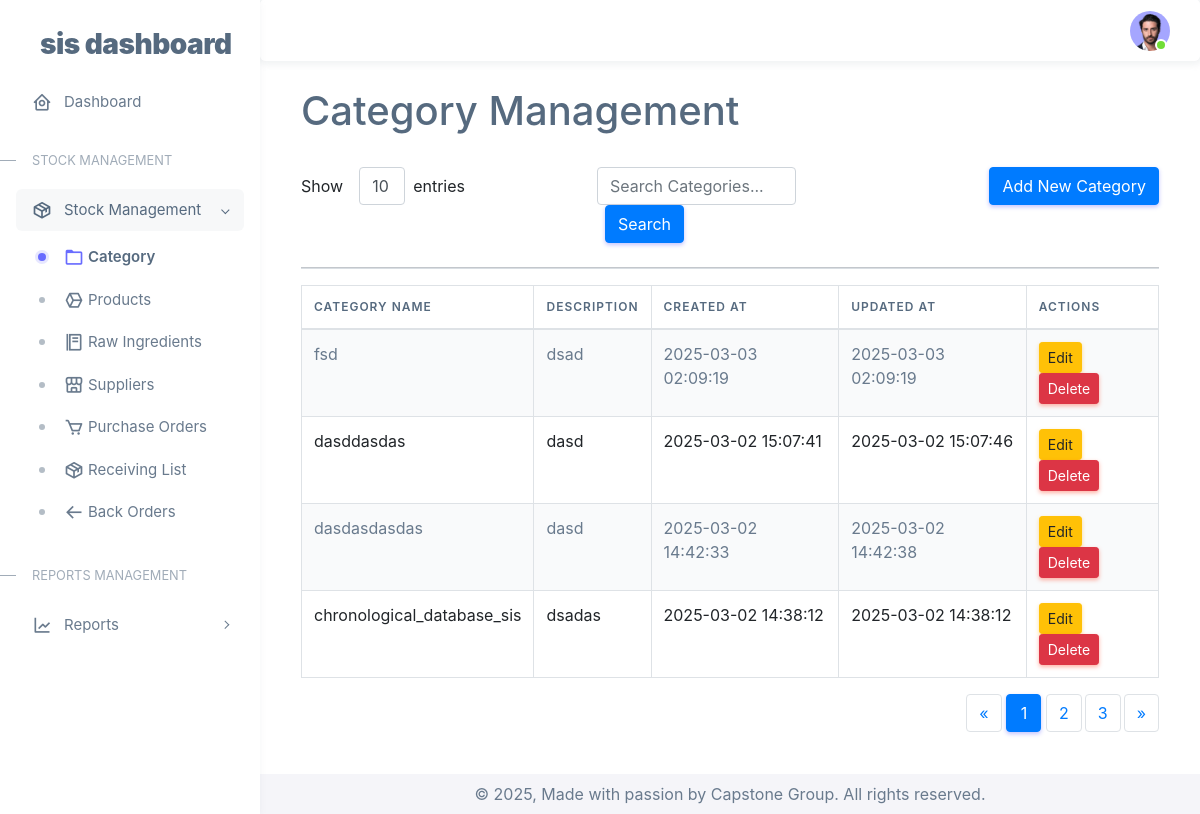
The page /stockclerk/index_admin.php?page=category on the database as committed earlier.
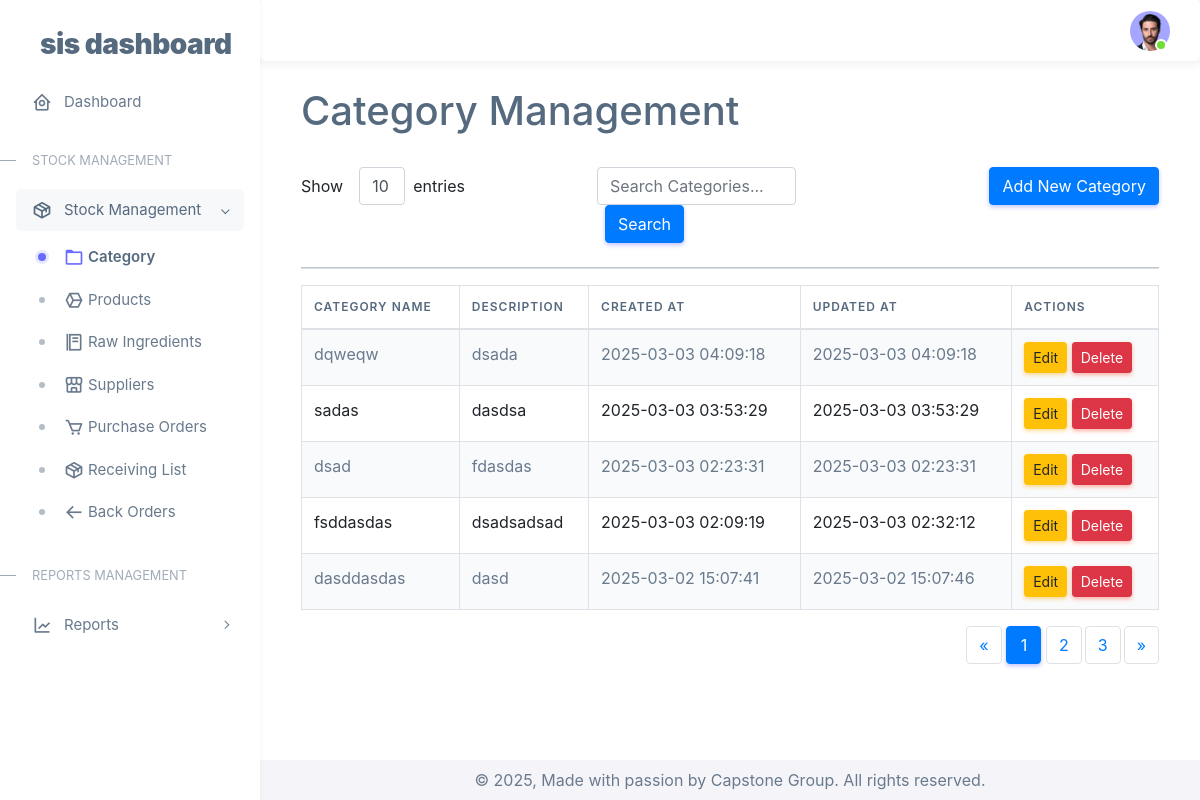
The same page on the database as committed later.
### tables this page shows
CREATE TABLE `tbl_categories` (
  `category_id` int(11) NOT NULL,
  `category_name` varchar(255) NOT NULL,
  `category_description` text DEFAULT NULL,
  `created_at` timestamp NOT NULL DEFAULT current_timestamp(),
  `updated_at` timestamp NOT NULL DEFAULT current_timestamp() ON UPDATE current_timestamp()
);

### stockclerk/pages/functions/category-functions.php (called while the page is built, shortened)
<?php
include('connection.php');
$query = "SELECT * FROM tbl_categories ORDER BY created_at DESC";
$result = mysqli_query($conn, $query);
?>

### stockclerk/pages/category.php (the view, shortened to what this page needs)
<?php include 'functions/category-functions.php'; ?>
<link href="https://stackpath.bootstrapcdn.com/bootstrap/4.5.2/css/bootstrap.min.css" rel="stylesheet">
<div class="container my-7" style="max-width: 100%; width: 120%;">
    <h1 class="text-left">Category Management</h1>
    <br>
                <div class="row mb-4">
                      <div class="col-md-4">
                    <form method="GET" action="index_admin.php?page=category">
                        <div class="form-inline w-100">
                            <label for="limit" class="mr-2">Show</label>
                            <select name="limit" class="form-control ml-2">
                                <option value="10">10</option>
                            </select>
                                    <label for="limit" class="ml-2">entries</label>
                                </div>
                            </form>
                        </div>
                <div class="col-md-4">
                    <form method="GET" action="index_admin.php?page=category">
                        <div class="form-inline w-100">
                            <input type="text" name="search" class="form-control w-75" placeholder="Search Categories...">
                            <button type="submit" class="btn btn-primary ml-2">Search</button>
                        </div>
                    </form>
                </div>
                <div class="col-md-4 text-right">
                    <button class="btn btn-primary" data-toggle="modal" data-target="#addCategoryModal">Add New Category</button>
                </div>
            </div>
    <hr>
    <div class="table-responsive">
        <table class="table table-bordered table-striped">
            <thead>
                <tr>
                    <th>Category Name</th>
                    <th>Description</th>
                    <th>Created At</th>
                    <th>Updated At</th>
                    <th>Actions</th>
                </tr>
            </thead>
            <tbody>
                <?php while ($category = mysqli_fetch_assoc($result)): ?>
                    <tr>
                        <td><?php echo $category['category_name']; ?></td>
                        <td><?php echo $category['category_description']; ?></td>
                        <td><?php echo $category['created_at']; ?></td>
                        <td><?php echo $category['updated_at']; ?></td>
                        <td>
                            <button onclick="openEditForm(<?php echo $category['category_id']; ?>, '<?php echo $category['category_name']; ?>', '<?php echo $category['category_description']; ?>')" class="btn btn-warning btn-sm" data-toggle="modal" data-target="#editCategoryModal">Edit</button>
                            <button type="button" class="btn btn-danger btn-sm" data-toggle="modal" data-target="#deleteCategoryModal" onclick="setDeleteData(<?php echo $category['category_id']; ?>, '<?php echo $category['category_name']; ?>')">Delete</button>
                        </td>
                    </tr>
                <?php endwhile; ?>
            </tbody>
        </table>
    </div>
                <nav>
                <ul class="pagination justify-content-end">
                    <li class="page-item">
                        <a class="page-link" href="#" aria-label="Previous">
                            <span aria-hidden="true">&laquo;</span>
                        </a>
                    </li>
                    <li class="page-item active">
                        <a class="page-link" href="#">1</a>
                    </li>
                    <li class="page-item">
                        <a class="page-link" href="#">2</a>
                    </li>
                    <li class="page-item">
                        <a class="page-link" href="#">3</a>
                    </li>
                    <li class="page-item">
                        <a class="page-link" href="#" aria-label="Next">
                            <span aria-hidden="true">&raquo;</span>
                        </a>
                    </li>
                </ul>
                 </nav>
</div>

Rows that differ between the two databases and show on the page:
removed tbl_categories: category_name "dasdasdasdas", category_description "dasd", created_at "2025-03-02 14:42:33", updated_at "2025-03-02 14:42:38"
removed tbl_categories: category_name "chronological_database_sis", category_description "dsadas", created_at "2025-03-02 14:38:12", updated_at "2025-03-02 14:38:12"
added tbl_categories: category_name "dqweqw", category_description "dsada", created_at "2025-03-03 04:09:18", updated_at "2025-03-03 04:09:18"
added tbl_categories: category_name "sadas", category_description "dasdsa", created_at "2025-03-03 03:53:29", updated_at "2025-03-03 03:53:29"
added tbl_categories: category_name "dsad", category_description "fdasdas", created_at "2025-03-03 02:23:31", updated_at "2025-03-03 02:23:31"
changed tbl_categories: category_name "fsd" → "fsddasdas"; category_description "dsad" → "dsadsadsad"; updated_at "2025-03-03 02:09:19" → "2025-03-03 02:32:12"
